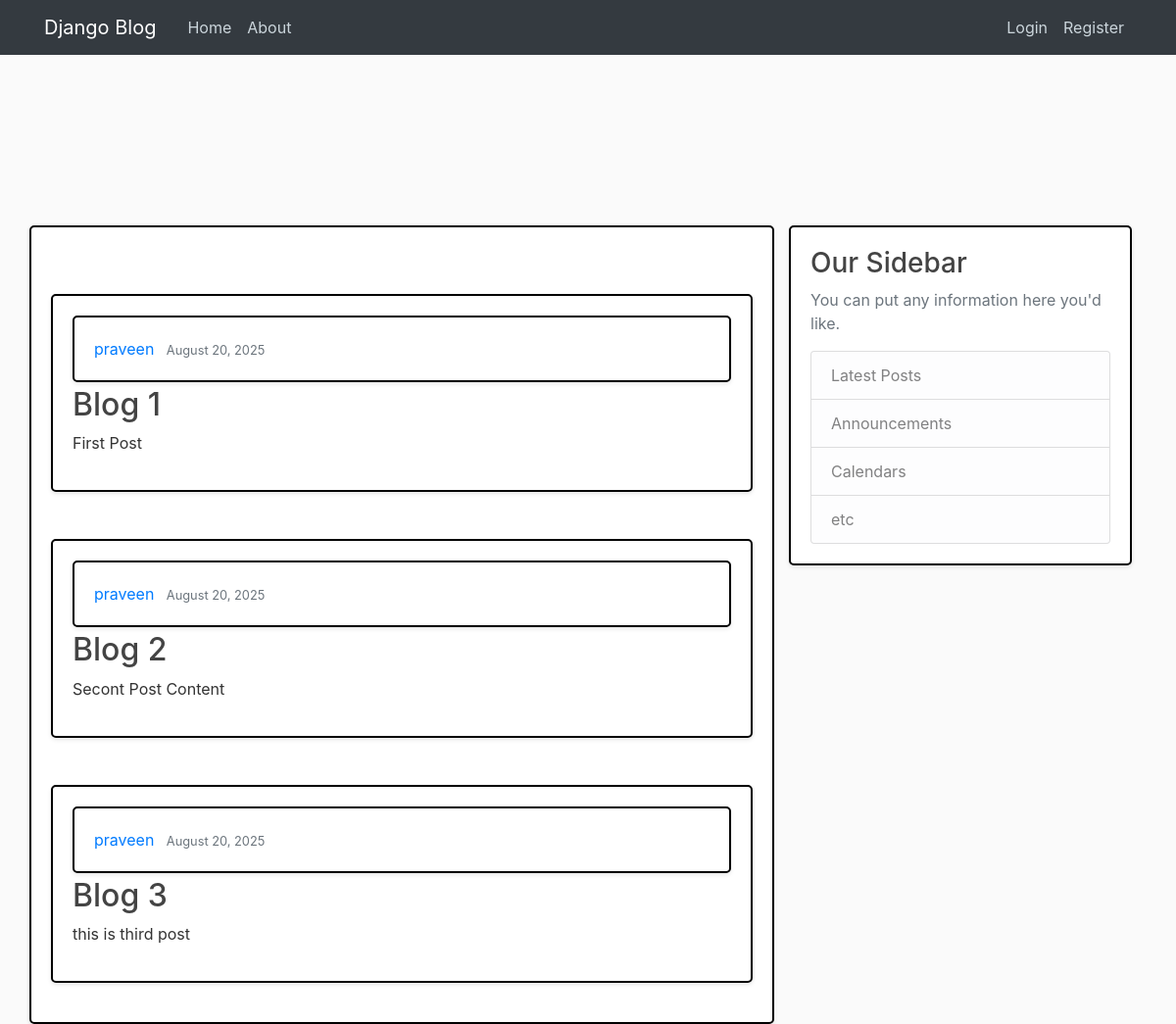
Screenshot of /blog/ with the database file from the repository.
### blog/models.py (models this page shows, shortened)
class Post(models.Model):
    title = models.CharField(max_length=100)
    content  = models.TextField()
    published_date = models.DateTimeField(default=timezone.now)
    author = models.ForeignKey(User, on_delete=models.CASCADE)

### blog/views.py (the view)
# urls.py: path('', views.home, name='blog-home'),
def home(request):
    context={
        'poster':Post.objects.all()
    }
    return render(request, 'blog/home.html',context)

### blog/templates/blog/home.html
{% extends 'blog/base.html'%}
{% block content %}
            {% for post in poster%}
                <article class="media content-section mt-5">
                <div class="media-body">
                    <div class="article-metadata">
                    <a class="mr-2" href="#">{{ post.author }}</a>
                    <small class="text-muted">{{ post.published_date|date:"F d, Y" }}</small>
                    </div>
                    <h2><a class="article-title" href="#">{{ post.title }}</a></h2>
                    <p class="article-content">{{ post.content }}</p>
                </div>
                </article>
            {%endfor%}
{% endblock content %}

### blog/templates/blog/base.html (shortened to what this page needs)
{% load static%}
<!DOCTYPE html>
<html>
    <head>
        <link rel="stylesheet" href="https://cdn.jsdelivr.net/npm/bootstrap@4.0.0/dist/css/bootstrap.min.css">
        <link rel="stylesheet" href="{% static 'blog/main.css' %}">
    </head>
    <body>
        <header class="site-header">
        <nav class="navbar navbar-expand-md navbar-dark bg-dark fixed-top">
            <div class="container">
            <a class="navbar-brand mr-4" href="{%url 'blog-home' %}">Django Blog</a>
            <div class="collapse navbar-collapse" id="navbarToggle">
                <div class="navbar-nav mr-auto">
                <a class="nav-item nav-link" href="{% url 'blog-home'%}">Home</a>
                <a class="nav-item nav-link" href="{% url 'blog-about'%}">About</a>
                </div>
                <div class="navbar-nav">
                    {% if user.is_authenticated %}
                    <a class="nav-item nav-link" href="{% url 'profile'%}">Profile</a>
                        <a class="nav-item nav-link" href="{% url 'logout'%}">LogOut</a>
                    {% else %}
                <a class="nav-item nav-link" href="{% url 'login'%}">Login</a>
                <a class="nav-item nav-link" href="{% url 'register' %}">Register</a>
                {% endif%}
                </div>
            </div>
            </div>
        </nav>
        </header>
        <main role="main" class="container">
            <div class="row">
                <div class="col-md-8">
                {% block content %}{% endblock  %}
                </div>
                <div class="col-md-4">
               <div class="content-section">
                    <h3>Our Sidebar</h3>
                    <p class="text-muted">
                        You can put any information here you'd like.
                    </p>
                    <ul class="list-group">
                        <li class="list-group-item list-group-item-light">Latest Posts</li>
                        <li class="list-group-item list-group-item-light">Announcements</li>
                        <li class="list-group-item list-group-item-light">Calendars</li>
                        <li class="list-group-item list-group-item-light">etc</li>
                    </ul>
                </div>
                </div>
            </div>
        </main>
    </body>
</html>

### blog/static/blog/main.css (style rules this page uses)
body { background: #fafafa; color: #333333; margin-top: 10rem; padding-top:70px; }
h1, h2, h3, h4, h5, h6 { color: #444444; }
ul { margin: 0; }
.site-header .navbar-nav .nav-link { color: #cbd5db; }
.content-section { display: block !important; width: 100%; background: #ffffff; border: 2px solid black !important; border-radius: 5px; padding: 20px; margin-bottom: 20px; box-shadow: 0 2px 4px rgba(0,0,0,0.1); }
article.content-section { display: block !important; width: 100%; background: #ffffff; border: 2px solid black; border-radius: 5px; padding: 20px; margin-bottom: 20px; box-shadow: 0 2px 4px rgba(0,0,0,0.1); }
article.content-section .media-body { display: block; }
.article-title { color: #444444; }
.article-content { white-space: pre-line; }
.article-metadata { padding-bottom: 1px; margin-bottom: 4px; border-bottom: 1px solid #e3e3e3; background: #ffffff; padding: 20px; border: 2px solid #000000; border-radius: 5px; box-shadow: 0 2px 4px rgba(0,0,0,0.1); }
.col-md-8 { background: #ffffff; padding: 20px; border: 2px solid #000000; border-radius: 5px; box-shadow: 0 2px 4px rgba(0,0,0,0.1); }

### rows the page displays
Post: author "praveen", published_date "August 20, 2025", title "Blog 1", content "First Post"
Post: author "praveen", published_date "August 20, 2025", title "Blog 2", content "Secont Post Content"
Post: author "praveen", published_date "August 20, 2025", title "Blog 3", content "this is third post"
